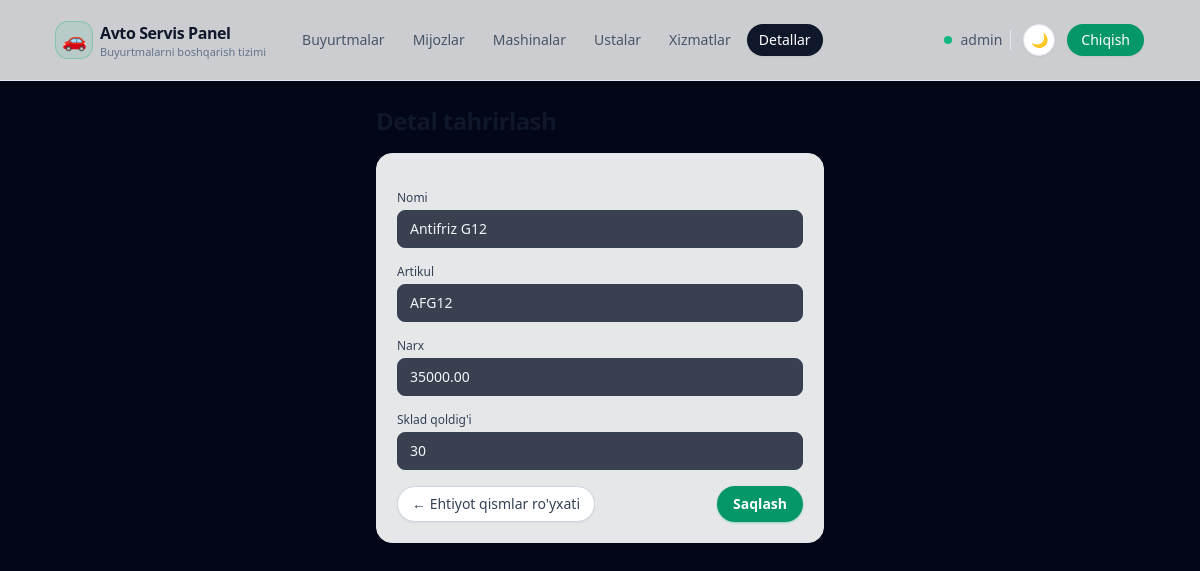
The app's page /parts/5/edit/ (signed in) with its own data.
### apps/models.py (models this page shows, shortened)
class User(AbstractUser):
    telegram_username = models.CharField(
        _("Telegram username"), max_length=255, null=True, blank=True
    )
    telegram_id = models.BigIntegerField(_("Telegram ID"), null=True, blank=True)
    telegram_chat_id = models.BigIntegerField(
        _("Telegram chat ID"), null=True, blank=True
    )
    telegram_username_validator = RegexValidator(
        regex=r"^[a-zA-Z0-9_]{5,32}$",
        message=_(
            "Telegram username can only contain letters, numbers and underscores"
        ),
    )
    role = models.CharField(
        _("Role"), max_length=32, choices=Role.choices, default=Role.USER
    )
    phone = models.CharField(
        _("Phone number"),
        max_length=20,
        blank=True,
        help_text=_("Contact phone number"),
    )
    class Meta:
        verbose_name = _("User")
        verbose_name_plural = _("Users")

class Part(models.Model):
    name = models.CharField(_("Part name"), max_length=255)
    article = models.CharField(
        _("Article"), max_length=100, unique=True, db_index=True
    )
    price = models.DecimalField(_("Price"), max_digits=12, decimal_places=2)
    stock_quantity = models.PositiveIntegerField(_("Stock quantity"), default=0)
    class Meta:
        verbose_name = _("Part")
        verbose_name_plural = _("Parts")

### apps/views/services.py (the view)
# urls.py: path("parts/<int:pk>/edit/", part_update, name="part_update"),
@login_required
def part_update(request, pk: int):
    part = get_object_or_404(Part, pk=pk)
    if request.method == "POST":
        form = PartForm(request.POST, instance=part)
        if form.is_valid():
            form.save()
            messages.success(request, "Ehtiyot qism yangilandi.")
            return redirect("apps:part_list")
    else:
        form = PartForm(instance=part)
    return render(
        request,
        "services/part_form.jinja",
        {"form": form, "part": part},
    )

### apps/forms.py
class PartForm(TailwindModelForm):
    class Meta:
        model = Part
        fields = ["name", "article", "price", "stock_quantity"]

### templates/services/part_form.jinja (shortened to what this page needs)
{% extends "base.html" %}
{% block content %}
<div class="max-w-md mx-auto">
    <h1 class="text-xl sm:text-2xl font-semibold tracking-tight text-slate-900 dark:text-white mb-4">
    </h1>
    <form method="post" class="space-y-4 rounded-2xl border border-slate-200 dark:border-slate-800 bg-white/90 dark:bg-slate-950/60 p-4 sm:p-5 shadow-sm">
        <div>
            <label class="block text-xs font-medium text-slate-700 dark:text-slate-300 mb-1">Nomi</label>
            {{ form.name }}
        </div>
        <div>
            <label class="block text-xs font-medium text-slate-700 dark:text-slate-300 mb-1">Artikul</label>
            {{ form.article }}
        </div>
        <div>
            <label class="block text-xs font-medium text-slate-700 dark:text-slate-300 mb-1">Narx</label>
            {{ form.price }}
        </div>
        <div>
            <label class="block text-xs font-medium text-slate-700 dark:text-slate-300 mb-1">Sklad qoldig'i</label>
            {{ form.stock_quantity }}
        </div>
        <div class="flex justify-between mt-4">
            <a href="{% url 'apps:part_list' %}"
               class="inline-flex items-center rounded-full border border-slate-300 dark:border-slate-700 px-3.5 py-1.5 text-xs sm:text-sm font-medium text-slate-700 dark:text-slate-200 bg-white dark:bg-slate-900/70 hover:bg-slate-100 dark:hover:bg-slate-800 transition-colors shadow-sm">
                ← Ehtiyot qismlar ro'yxati
            </a>
            <button type="submit"
                    class="inline-flex items-center rounded-full bg-emerald-600 hover:bg-emerald-500 px-4 py-2 text-sm font-semibold text-white shadow-sm shadow-emerald-500/40 hover:shadow-md">
                Saqlash
            </button>
        </div>
    </form>
</div>
{% endblock %}

### templates/base.html (shortened to what this page needs)
{% load static %}
<!DOCTYPE html>
<html lang="uz">
<head>
    <script src="https://cdn.tailwindcss.com"></script>
    <link href="https://cdn.jsdelivr.net/npm/daisyui@4.12.10/dist/full.min.css" rel="stylesheet" type="text/css" />
</head>
<body class="min-h-screen text-slate-100" data-theme="dark">
<div class="min-h-screen flex flex-col">
    <header class="border-b border-slate-200 dark:border-slate-800 bg-white/80 dark:bg-slate-950/80 backdrop-blur">
        <div class="mx-auto w-full max-w-6xl px-4 sm:px-6 lg:px-8 h-16 lg:h-20 flex items-center justify-between">
            <div class="flex items-center gap-3 sm:gap-6">
                <a href="{% url 'apps:order_list' %}" class="inline-flex items-center gap-2">
                    <span class="inline-flex h-9 w-9 items-center justify-center rounded-xl bg-emerald-500/10 ring-1 ring-emerald-500/40">
                        <span class="text-xl">🚗</span>
                    </span>
                    <span class="hidden sm:flex flex-col leading-tight">
                        <span class="text-sm sm:text-base font-semibold tracking-tight text-slate-900 dark:text-white">Avto Servis Panel</span>
                        <span class="hidden sm:inline text-[11px] text-slate-500 dark:text-slate-400">Buyurtmalarni boshqarish tizimi</span>
                    </span>
                </a>
                <nav class="hidden md:flex items-center gap-1 text-sm font-medium">
                    <a href="{% url 'apps:order_list' %}"
                       class="inline-flex items-center rounded-full px-3 py-1.5 text-xs sm:text-sm transition
                              {% if request.path == '/' or request.path|slice:':7' == '/order/' or request.path|slice:':9' == '/reports/' %}
                                  bg-slate-900 text-white shadow-sm dark:bg-slate-100 dark:text-slate-900
                              {% else %}
                                  text-slate-600 hover:bg-slate-100 hover:text-slate-900 dark:text-slate-300 dark:hover:bg-slate-800 dark:hover:text-white
                              {% endif %}">
                        Buyurtmalar
                    </a>
                    <a href="{% url 'apps:customer_list' %}"
                       class="inline-flex items-center rounded-full px-3 py-1.5 text-xs sm:text-sm transition
                              {% if request.path|slice:':11' == '/customers/' or request.path|slice:':10' == '/customer/' %}
                                  bg-slate-900 text-white shadow-sm dark:bg-slate-100 dark:text-slate-900
                              {% else %}
                                  text-slate-600 hover:bg-slate-100 hover:text-slate-900 dark:text-slate-300 dark:hover:bg-slate-800 dark:hover:text-white
                              {% endif %}">
                        Mijozlar
                    </a>
                    <a href="{% url 'apps:car_list' %}"
                       class="inline-flex items-center rounded-full px-3 py-1.5 text-xs sm:text-sm transition
                              {% if request.path|slice:':6' == '/cars/' or request.path|slice:':5' == '/car/' %}
                                  bg-slate-900 text-white shadow-sm dark:bg-slate-100 dark:text-slate-900
                              {% else %}
                                  text-slate-600 hover:bg-slate-100 hover:text-slate-900 dark:text-slate-300 dark:hover:bg-slate-800 dark:hover:text-white
                              {% endif %}">
                        Mashinalar
                    </a>
                    <a href="{% url 'apps:master_list' %}"
                       class="inline-flex items-center rounded-full px-3 py-1.5 text-xs sm:text-sm transition
                              {% if request.path|slice:':9' == '/masters/' %}
                                  bg-slate-900 text-white shadow-sm dark:bg-slate-100 dark:text-slate-900
                              {% else %}
                                  text-slate-600 hover:bg-slate-100 hover:text-slate-900 dark:text-slate-300 dark:hover:bg-slate-800 dark:hover:text-white
                              {% endif %}">
                        Ustalar
                    </a>
                    <a href="{% url 'apps:service_list' %}"
                       class="inline-flex items-center rounded-full px-3 py-1.5 text-xs sm:text-sm transition
                              {% if request.path|slice:':10' == '/services/' %}
                                  bg-slate-900 text-white shadow-sm dark:bg-slate-100 dark:text-slate-900
                              {% else %}
                                  text-slate-600 hover:bg-slate-100 hover:text-slate-900 dark:text-slate-300 dark:hover:bg-slate-800 dark:hover:text-white
                              {% endif %}">
                        Xizmatlar
                    </a>
                    <a href="{% url 'apps:part_list' %}"
                       class="inline-flex items-center rounded-full px-3 py-1.5 text-xs sm:text-sm transition
                              {% if request.path|slice:':7' == '/parts/' %}
                                  bg-slate-900 text-white shadow-sm dark:bg-slate-100 dark:text-slate-900
                              {% else %}
                                  text-slate-600 hover:bg-slate-100 hover:text-slate-900 dark:text-slate-300 dark:hover:bg-slate-800 dark:hover:text-white
                              {% endif %}">
                        Detallar
                    </a>
                </nav>
            </div>
            <div class="flex items-center gap-2 sm:gap-3">
                {% if request.user.is_authenticated %}
                    <div class="hidden sm:flex items-center gap-2 pr-2 border-r border-slate-200 dark:border-slate-800">
                        <span class="w-2 h-2 rounded-full bg-emerald-500 dark:bg-emerald-400 animate-pulse"></span>
                        <span class="text-xs sm:text-sm font-medium text-slate-600 dark:text-slate-300 truncate max-w-[140px]">
                            {{ request.user.get_full_name|default:request.user.username }}
                        </span>
                    </div>
                {% endif %}
                <button type="button" id="theme-toggle"
                        class="inline-flex h-8 w-8 items-center justify-center rounded-full border border-slate-200 bg-white text-slate-700 text-sm shadow-sm hover:bg-slate-100 dark:border-slate-700 dark:bg-slate-900 dark:text-slate-200 dark:hover:bg-slate-800 transition">
                </button>
                {% if request.user.is_authenticated %}
                    <a href="{% url 'logout' %}"
                       class="hidden sm:inline-flex items-center justify-center rounded-full bg-emerald-600 px-3.5 py-1.5 text-xs sm:text-sm font-medium text-white shadow-sm hover:bg-emerald-700 focus-visible:outline-none focus-visible:ring-2 focus-visible:ring-emerald-500 focus-visible:ring-offset-2 focus-visible:ring-offset-slate-950/80 transition">
                        Chiqish
                    </a>
                {% endif %}
            </div>
        </div>
    </header>
    <main class="flex-1">
        <div class="mx-auto w-full max-w-6xl px-4 sm:px-6 lg:px-8 py-6">
            {% block content %}{% endblock %}
        </div>
    </main>
</div>
</body>
</html>

### templates/base.html (style rules this page uses)
body[data-theme="dark"] { background-color: rgb(2 6 23); color: rgb(241 245 249); }

### records on screen
User: user.get_full_name "admin"
Part: name "Antifriz G12", article "AFG12", price "35000.00", stock_quantity "30"
